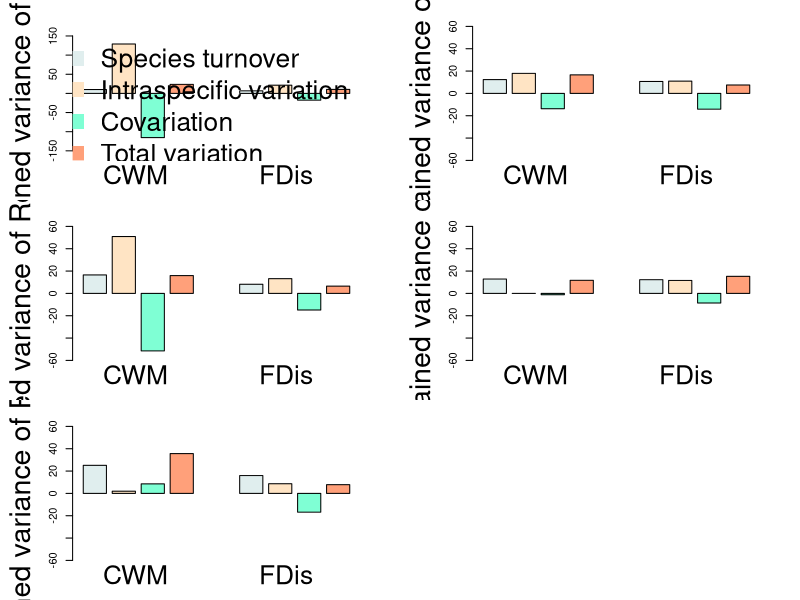

R code for this plot:
##%######################################################%##
#                                                          #
####            Plotting intra versus inter             ####
#                                                          #
##%######################################################%##

png(
  "output_plot/MainFigure_ImportanceITV.jpg",
  width = 12,
  height = 18,
  units = 'in',
  res = 900
)
par(mfcol=c(3,2))

par(mar = c(3, 5.5, 2, 3))

##%######################################################%##
#                                                          #
####                      Height                        ####
#                                                          #
##%######################################################%##

barplot(as.numeric(c("10.08","129.01","-115.47","23.62","6.70","21.43","-17.65","10.47")),
        col = c("azure2","bisque","aquamarine","lightsalmon","azure2","bisque","aquamarine","lightsalmon"),
        ylab = "Explained variance of Height", space = as.numeric(c("0.25","0.25","0.25","0.25", "2.0","0.25","0.25","0.25")),
        cex.lab = 2.6, ylim=c(-175,175))


label=c("CWM", "FDis")

axis(1, 
     at = seq(2.5 , 10 , 6.5), 
     labels = label , cex.axis = 2.4,
     tick=FALSE)

legend("topright", legend = c("Species turnover", "Intraspecific variation", "Covariation", "Total variation"), 
       col=c("azure2","bisque","aquamarine","lightsalmon"),
       pch = 15, bty = "n", pt.cex = 3, cex = 2.4,  horiz = F)

##%######################################################%##  
#                                                          #
####                    Root Depth                      ####
#                                                          #
##%######################################################%##

barplot(as.numeric(c("16.54", "50.91", "-51.50", "15.95","8.19", "13.21", "-14.88", "6.51")),
        col = c("azure2","bisque","aquamarine","lightsalmon","azure2","bisque","aquamarine","lightsalmon"),
        ylab = "Explained variance of Root depth", space = as.numeric(c("0.25","0.25","0.25","0.25", "2.0","0.25","0.25","0.25")),
        cex.lab = 2.6, ylim=c(-60,60))

label=c("CWM", "FDis")

axis(1, 
     at = seq(2.5 , 10 , 6.5), 
     labels = label , cex.axis = 2.4,
     tick=FALSE)

##%######################################################%##
#                                                          #
####                      R-S ratio                     ####
#                                                          #
##%######################################################%##

barplot(as.numeric(c("25.14", "1.96", "8.54", "35.64","15.97", "8.65", "-16.80", "7.81")),
        col = c("azure2","bisque","aquamarine","lightsalmon","azure2","bisque","aquamarine","lightsalmon"),
        ylab = "Explained variance of R-S ratio", space = as.numeric(c("0.25","0.25","0.25","0.25", "2.0","0.25","0.25","0.25")),
        cex.lab = 2.6, ylim=c(-60,60))

label=c("CWM", "FDis")

axis(1, 
     at = seq(2.5 , 10 , 6.5), 
     labels = label , cex.axis = 2.4,
     tick=FALSE)


##%######################################################%##
#                                                          #
####                        SLA                         ####
#                                                          #
##%######################################################%##

barplot(as.numeric(c("12.37", "17.94", "-13.72", "16.58","10.69", "10.99", "-14.12", "7.52")),
        col = c("azure2","bisque","aquamarine","lightsalmon","azure2","bisque","aquamarine","lightsalmon"),
        ylab = "Explained variance of SLA", space = as.numeric(c("0.25","0.25","0.25","0.25", "2.0","0.25","0.25","0.25")),
        cex.lab = 2.6, ylim=c(-60,60))

label=c("CWM", "FDis")

axis(1, 
     at = seq(2.5 , 10 , 6.5), 
     labels = label , cex.axis = 2.4,
     tick=FALSE)

##%######################################################%##
#                                                          #
####                        LAP                         ####
#                                                          #
##%######################################################%##

barplot(as.numeric(c("12.87", "0.04", "-1.18", "11.74","12.28", "11.62", "-8.61", "15.29")),
        col = c("azure2","bisque","aquamarine","lightsalmon","azure2","bisque","aquamarine","lightsalmon"),
        ylab = "Explained variance of LAP", space = as.numeric(c("0.25","0.25","0.25","0.25", "2.0","0.25","0.25","0.25")),
        cex.lab = 2.6, ylim=c(-60,60))

label=c("CWM", "FDis")

axis(1, 
     at = seq(2.5 , 10 , 6.5), 
     labels = label , cex.axis = 2.4,
     tick=FALSE)

dev.off()



